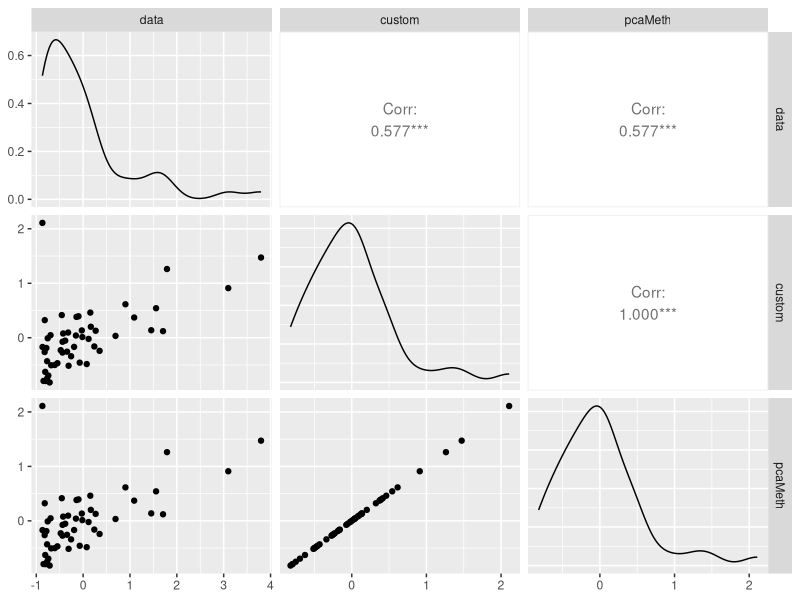
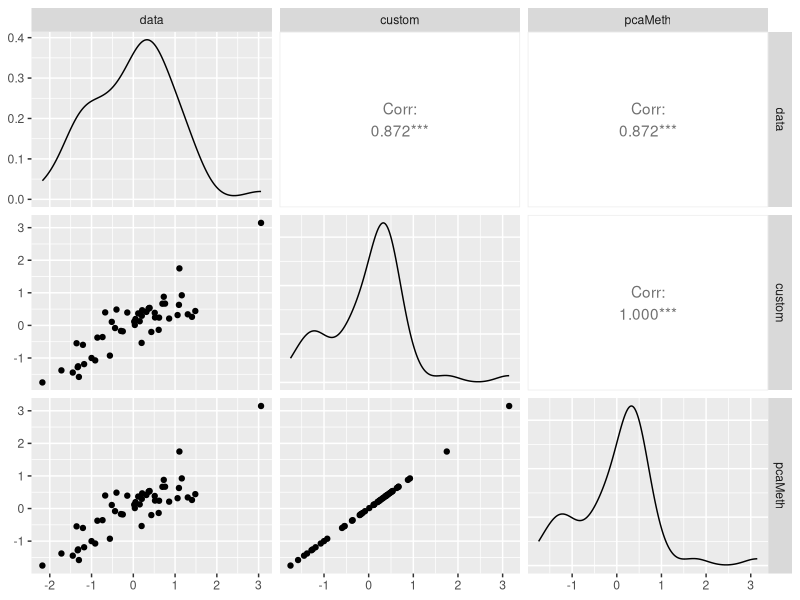

Recreate these plots in R, in order. (Note: this script raises an error after producing the figures.)
## ---- chunk 1
X = scale(state.x77)
## ---- chunk 2
em_ppca = function(
  X,
  nComp = 2,
  tol   = .00001,
  maxits  = 100,
  showits = TRUE
) {
  
  # Arguments 
  # X: numeric data
  # nComp: number of components
  # tol = tolerance level
  # maxits: maximum iterations
  # showits: show iterations
  
  # require(pracma) 

  tr = function(x) sum(diag(x), na.rm = TRUE)
  
  
  # starting points and other initializations
  N = nrow(X)
  D = ncol(X)
  L = nComp

  S = (1/N) * t(X)%*%X
  
  evals = eigen(S)$values
  evecs = eigen(S)$vectors

  V = evecs[,1:L]
  Lambda = diag(evals[1:L])
  
  # latent variables
  Z = t(replicate(L, rnorm(N))) 
  
  # variance; average variance associated with discarded dimensions
  sigma2 = 1/(D - L) * sum(evals[(L+1):D])
  
  # loadings; this and sigma2 starting points will be near final estimate
  W = V %*% chol(Lambda - sigma2 * diag(L)) %*% diag(L)  

  it = 0
  converged = FALSE
  ll = 0
  
  # Show iterations
  if (showits)                                                    
    cat(paste("Iterations of EM:", "\n"))
  
  while ((!converged) & (it < maxits)) {                           
    # create 'old' values for comparison
    if(exists('W_new')){
      W_old = W_new
    }
    else {
      W_old = W
    }
    
    ll_old = ll
    
    Psi = sigma2*diag(L)
    M   = t(W_old) %*% W_old + Psi
    
    # E and M 
    W_new  = S %*% W_old %*% solve( Psi + solve(M) %*% t(W_old) %*% S %*% W_old )   
    sigma2 = 1/D * tr(S - S %*% W_old %*% solve(M) %*% t(W_new))

    Z  = solve(M) %*% t(W_new) %*% t(X)
    ZZ = sigma2*solve(M) + Z%*%t(Z)
    
    # log likelihood as in paper
    # ll = .5*sigma2*D + .5*tr(ZZ) + .5*sigma2 * X%*%t(X) -
    #      1/sigma2 * t(Z)%*%t(W_new)%*%t(X) + .5*sigma2 * tr(t(W_new)%*%W_new%*%ZZ)
    # ll = -sum(ll)
    
    # more straightforward
    ll = dnorm(X, mean = t(W_new %*% Z), sd = sqrt(sigma2), log = TRUE)
    ll = -sum(ll)

    it = it + 1
    
    # if showits, show first and every 5th iteration
    if (showits & (it == 1 | it%%5 == 0))                          
      cat(paste(format(it), "...", "\n", sep = ""))
    
    converged = max(abs(ll_old-ll)) <= tol
  }
  
  W     = pracma::orth(W_new) # for orthonormal basis of W; pcaMethods package has also
  evs   = eigen(cov(X %*% W))
  evecs = evs$vectors
  
  W = W %*% evecs
  Z = X %*% W
  Xrecon   = Z %*% t(W)
  reconerr = sum((Xrecon - X)^2)
  
  if (showits)                                                     # Show last iteration
    cat(paste0(format(it), "...", "\n"))
  
  list(
    scores   = Z,
    loadings = W,
    Xrecon   = Xrecon,
    reconerr = reconerr,
    ll       = ll,
    sigma2   = sigma2
  )
}
## ---- chunk 3
results_ppca = em_ppca(
  X = X,
  nComp = 2,
  tol = 1e-12,
  maxit = 100
)

str(results_ppca)
## ---- chunk 4
Xrecon      = results_ppca$Xrecon
loadings_em = results_ppca$loadings
scores_em   = results_ppca$scores
## ---- chunk 5
standard_pca =  princomp(scale(state.x77))

scores_standard_pca   = standard_pca$scores[,1:2]
loadings_standard_pca = standard_pca$loadings[,1:2]
Xrecon_standard_pca   = scores_standard_pca%*%t(loadings_standard_pca)
## ---- chunk 6
library(pcaMethods)

results_pcam  = pca(
  X,
  nPcs = 2,
  threshold = 1e-8,
  method = 'ppca',
  scale  = 'none',
  center = FALSE
)

loadings_pcam = loadings(results_pcam)
scores_pcam   = scores(results_pcam)
## ---- chunk 7
round(cbind(loadings_pcam, loadings_em, loadings_standard_pca), 3)
sum((abs(loadings_pcam) - abs(loadings_em)) ^ 2)
round(cbind(abs(scores_pcam), abs(scores_em)), 2)
## ---- chunk 8
Xrecon_pcam = scores_pcam %*% t(loadings_pcam)

mean((Xrecon_pcam - X)^2)  
mean(abs(Xrecon_pcam - Xrecon))

mean(abs(Xrecon_pcam - Xrecon))
## ---- chunk 9
GGally::ggpairs(data.frame(
  data    = X[, 1],
  custom  = Xrecon[, 1],
  pcaMeth = Xrecon_pcam[, 1]
))

GGally::ggpairs(data.frame(
  data    = X[, 2],
  custom  = Xrecon[, 2],
  pcaMeth = Xrecon_pcam[, 2]
))
## ---- chunk 10
qplot(Xrecon[, 1], Xrecon_pcam[, 1])

GGally::ggpairs(data.frame(scores_em, scores_pcam) )
## ---- chunk 11
# create some missing values
set.seed(123)

X_miss = X
NAindex = sample(length(X), 20)
X_miss[NAindex] = NA
## ---- chunk 12
em_ppca_miss = function(X, nComp=2, tol=.00001, maxits=100, showits=T){
  # Arguments 
  # X: numeric data
  # nComp: number of components
  # tol = tolerance level
  # maxits: maximum iterations
  # showits: show iterations
  # require(pracma) # for orthonormal basis of W; pcaMethods package has also
  
  tr = function(x) sum(diag(x), na.rm = TRUE)
  
  # starting points and other initializations
  X_orig = X
  X = X
  N = nrow(X_orig)
  D = ncol(X_orig)
  L = nComp
  NAs = is.na(X_orig)

  X[NAs] = 0
  S = (1/N) * t(X)%*%X
  
  evals = eigen(S)$values
  evecs = eigen(S)$vectors

  V = evecs[,1:L]
  Lambda = diag(evals[1:L])
  
  # latent variables
  Z = t(replicate(L, rnorm(N))) 
  
  # variance; average variance associated with discarded dimensions
  sigma2 = 1/(D-L) * sum(evals[(L+1):D])
  
  # loadings
  W = V %*% chol(Lambda-sigma2*diag(L)) %*% diag(L)           

  it = 0
  converged = FALSE
  ll = 0
  
   # Show iterations
  if (showits)
    cat(paste("Iterations of EM:", "\n"))
  
  while ((!converged) & (it < maxits)) {                  
    if(exists('W_new')){
      W_old = W_new
    }
    else {
      W_old = W
    }
    
    ll_old = ll
    
    # deal with missingness via projection
    proj  = t(W_old%*%Z)
    X_new = X_orig
    X_new[NAs] = proj[NAs]
    X = X_new
    
    Psi = sigma2*diag(L)
    M   = t(W_old) %*% W_old + Psi
    
    # E and M
    W_new  = S %*% W_old %*% solve( Psi + solve(M)%*%t(W_old)%*%S%*%W_old )
    sigma2 = 1/D * tr(S - S%*%W_old%*%solve(M)%*%t(W_new))

    Z = solve(M)%*%t(W_new)%*%t(X)
    
  
    # log likelihood as in paper
    # ZZ = sigma2*solve(M) + Z%*%t(Z)
    # ll = .5*sigma2*D + .5*tr(ZZ) + .5*sigma2 * X%*%t(X) -
    #      1/sigma2 * t(Z)%*%t(W_new)%*%t(X) + .5*sigma2 * tr(t(W_new)%*%W_new%*%ZZ)
    # ll = -sum(ll)
    
    # more straightforward
    ll = dnorm(X, mean = t(W_new %*% Z), sd = sqrt(sigma2), log = TRUE)
    ll = -sum(ll)

    it = it + 1
    
    # if showits, show first and every 5th iteration
    if (showits & (it == 1 | it%%5 == 0))                          
      cat(paste(format(it), "...", "\n", sep = ""))
    
    converged = max(abs(ll_old-ll)) <= tol
  }
  
  W     = pracma::orth(W_new)   # for orthonormal basis of W
  evs   = eigen(cov(X %*% W))
  evecs = evs$vectors
  
  W = W %*% evecs
  Z = X %*% W
  Xrecon   = Z %*% t(W)
  reconerr = sum((Xrecon-X)^2)
  
  if (showits)                                                     # Show last iteration
    cat(paste0(format(it), "...", "\n"))
  
  list(
    scores   = Z,
    loadings = W,
    Xrecon   = Xrecon,
    reconerr = reconerr,
    ll       = ll,
    sigma2   = sigma2
  )
}
## ---- chunk 13
results_ppca_miss = em_ppca_miss(
  X = X_miss,
  nComp = 2,
  tol   = 1e-8,
  maxit = 100
)

str(results_ppca_miss)
## ---- chunk 14
Xrecon      = results_ppca_miss$Xrecon
loadings_em = results_ppca_miss$loadings
scores_em   = results_ppca_miss$scores
## ---- chunk 15
library(pcaMethods)

results_pcam  = pca(
  X_miss,
  nPcs = 2,
  threshold = 1e-8,
  method = 'ppca',
  scale  = 'none',
  center = FALSE
)

loadings_pcam = loadings(results_pcam)
scores_pcam   = scores(results_pcam)
## ---- chunk 16
round(cbind(loadings_pcam, loadings_em, loadings_standard_pca), 3)
sum((abs(loadings_pcam) - abs(loadings_em)) ^ 2)
round(cbind(abs(scores_pcam), abs(scores_em)), 2)
## ---- chunk 17
Xrecon_pcam = scores_pcam %*% t(loadings_pcam)

mean((Xrecon_pcam - X_miss)^2)  
mean(abs(Xrecon_pcam - Xrecon))

mean(abs(Xrecon_pcam - Xrecon))
## ---- chunk 18
GGally::ggpairs(data.frame(
  data    = X_miss[, 1],
  custom  = Xrecon[, 1],
  pcaMeth = Xrecon_pcam[, 1]
))

GGally::ggpairs(data.frame(
  data    = X_miss[, 2],
  custom  = Xrecon[, 2],
  pcaMeth = Xrecon_pcam[, 2]
))
## ---- chunk 19
qplot(Xrecon[, 1], Xrecon_pcam[, 1])

GGally::ggpairs(data.frame(scores_em, scores_pcam) )
